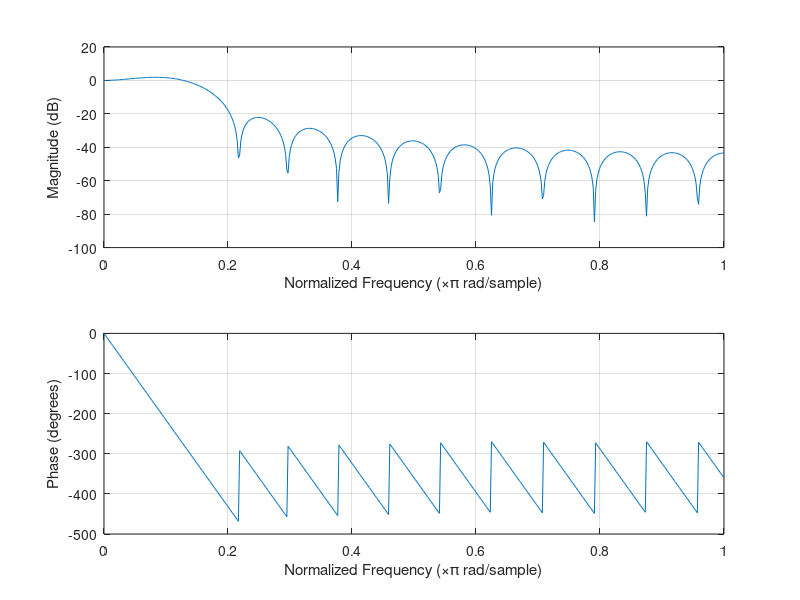
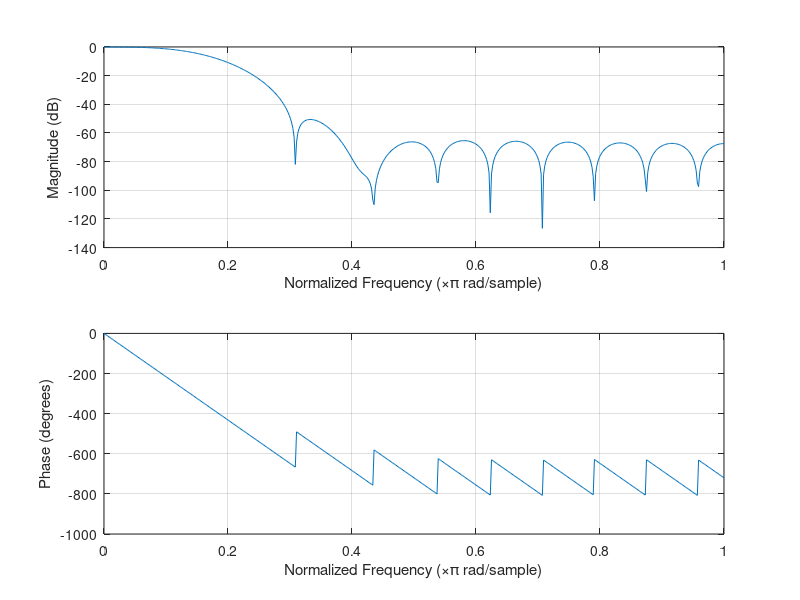
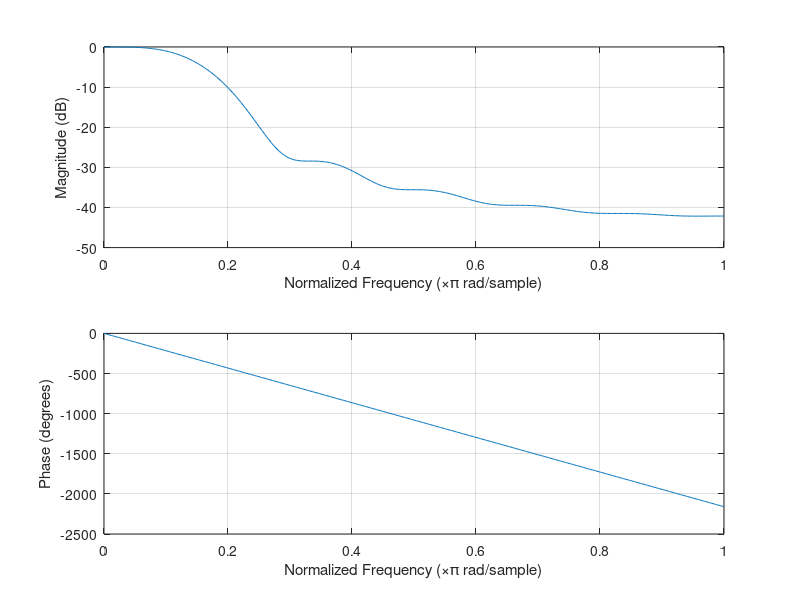

MATLAB code for these plots, in order:
clear; close all;
% Assignment 3 q1
% Andrew Munro-West 18363572
% 
% Problem 1: Design an FIR linear phase, digital filter aproximating the
% ideal frequency response H_d(w) = 1 for |w| <= pi/6 and 0 elsewhere
wm= 1/6; 
b = fir1(24,wm,'low',rectwin(25));

% (a) Determine the coefficients of a 25-tap filter based on the window
% method with a rectangular window
h_a = impz(b);

% (b) Determine and plot the magnitude and phase response of the filter
freqz(b,1)
% (c) repeat parts (a) and (b) using the Hamming window

figure
b = fir1(24,wm,'low',hamming(25));
h_c = impz(b);
freqz(b,1)
% (d) repeat parts (a) and (b) using the Bartlett window

figure
b = fir1(24,wm,'low',bartlett(25));
h_d = impz(b);
freqz(b,1)









